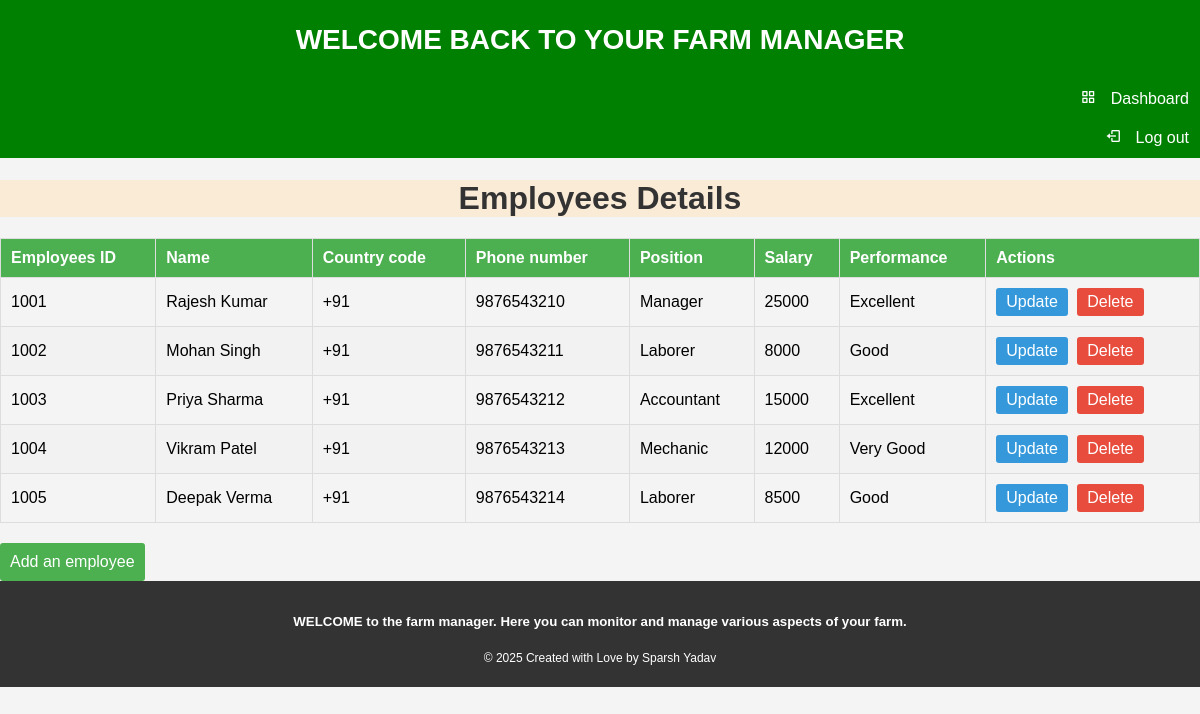
Screenshot of /show_employees/ (signed in) with the database file from the repository.
### homepage/models.py (models this page shows)
class Employees(models.Model):
    user = models.ForeignKey(User, on_delete=models.CASCADE, default=1)
    Eid = models.IntegerField(primary_key=True, default=0)
    Name = models.CharField(max_length=50)
    Country_code = models.CharField(max_length=4)
    Phone_number = models.CharField(max_length=9)
    Position = models.CharField(max_length=10)
    Salary = models.IntegerField()
    Performance = models.CharField(max_length=10)
    class Meta:
        db_table = "employees"

### homepage/views.py (the view)
# urls.py: path("show_employees/", Show_employees, name="show-employees"),
def Show_employees(request):
    employees = Employees.objects.filter(user=request.user)
    return render(request, "homepage/showemployees.html", {"employees": employees})

### homepage/templates/homepage/showemployees.html (shortened to what this page needs)
{%extends 'homepage/base.html' %}
{% block content %}
<head>
</head>
<body>
    <h1>Employees Details</h1>
    {% if employees %}
    <table>
        <thead>
            <tr>
                <th>Employees ID</th>
                <th>Name</th>
                <th>Country code</th>
                <th>Phone number</th>
                <th>Position</th>
                <th>Salary</th>
                <th>Performance</th>
                <th>Actions</th>
            </tr>
        </thead>
        <tbody>
            {% for employee in employees %}
            <tr>
                <td>{{ employee.Eid }}</td>
                <td>{{ employee.Name }}</td>
                <td>{{ employee.Country_code }}</td>
                <td>{{ employee.Phone_number }}</td>
                <td>{{ employee.Position }}</td>
                <td>{{ employee.Salary }}</td>
                <td>{{ employee.Performance }}</td>
                <td><a href="{% url 'homepage:update-employees' Eid=employee.Eid %}" class="update-link">Update</a>
                  <a href="{% url 'homepage:delete-employees' Eid=employee.Eid %}"class="delete-link">Delete</a> </td>
            </tr>
            {% endfor %}
        </tbody>
    </table>
    {% else %}
    <p class="no-employees">No employees found. Please add employees</p>
    {% endif %}
    <a href="{% url 'homepage:add-employees' %}" class="add-button">Add an employee</a>
</body>
{%endblock%}

### homepage/templates/homepage/showemployees.html (style rules this page uses)
body { font-family: Arial, sans-serif; background-color: #f4f4f4; margin: 0; padding: 0; }
h1 { color: #333; text-align: center; background-color: antiquewhite; }
table { width: 100%; border-collapse: collapse; margin-top: 20px; }
th, td { border: 1px solid #ddd; padding: 10px; text-align: left; }
th { background-color: #4caf50; color: white; }
tr:nth-child(even) { background-color: #f2f2f2; }
.update-link, .delete-link { display: inline-block; padding: 5px 10px; text-decoration: none; color: #fff; border-radius: 3px; margin-right: 5px; }
.update-link { background-color: #3498db; }
.delete-link { background-color: #e74c3c; }
.add-button { display: inline-block; padding: 10px; background-color: #4caf50; color: white; text-decoration: none; border-radius: 3px; margin-top: 20px; }

### rows the page displays
Employees: Eid "1001", Name "Rajesh Kumar", Country_code "+91", Phone_number "9876543210", Position "Manager", Salary "25000", Performance "Excellent"
Employees: Eid "1002", Name "Mohan Singh", Country_code "+91", Phone_number "9876543211", Position "Laborer", Salary "8000", Performance "Good"
Employees: Eid "1003", Name "Priya Sharma", Country_code "+91", Phone_number "9876543212", Position "Accountant", Salary "15000", Performance "Excellent"
Employees: Eid "1004", Name "Vikram Patel", Country_code "+91", Phone_number "9876543213", Position "Mechanic", Salary "12000", Performance "Very Good"
Employees: Eid "1005", Name "Deepak Verma", Country_code "+91", Phone_number "9876543214", Position "Laborer", Salary "8500", Performance "Good"
